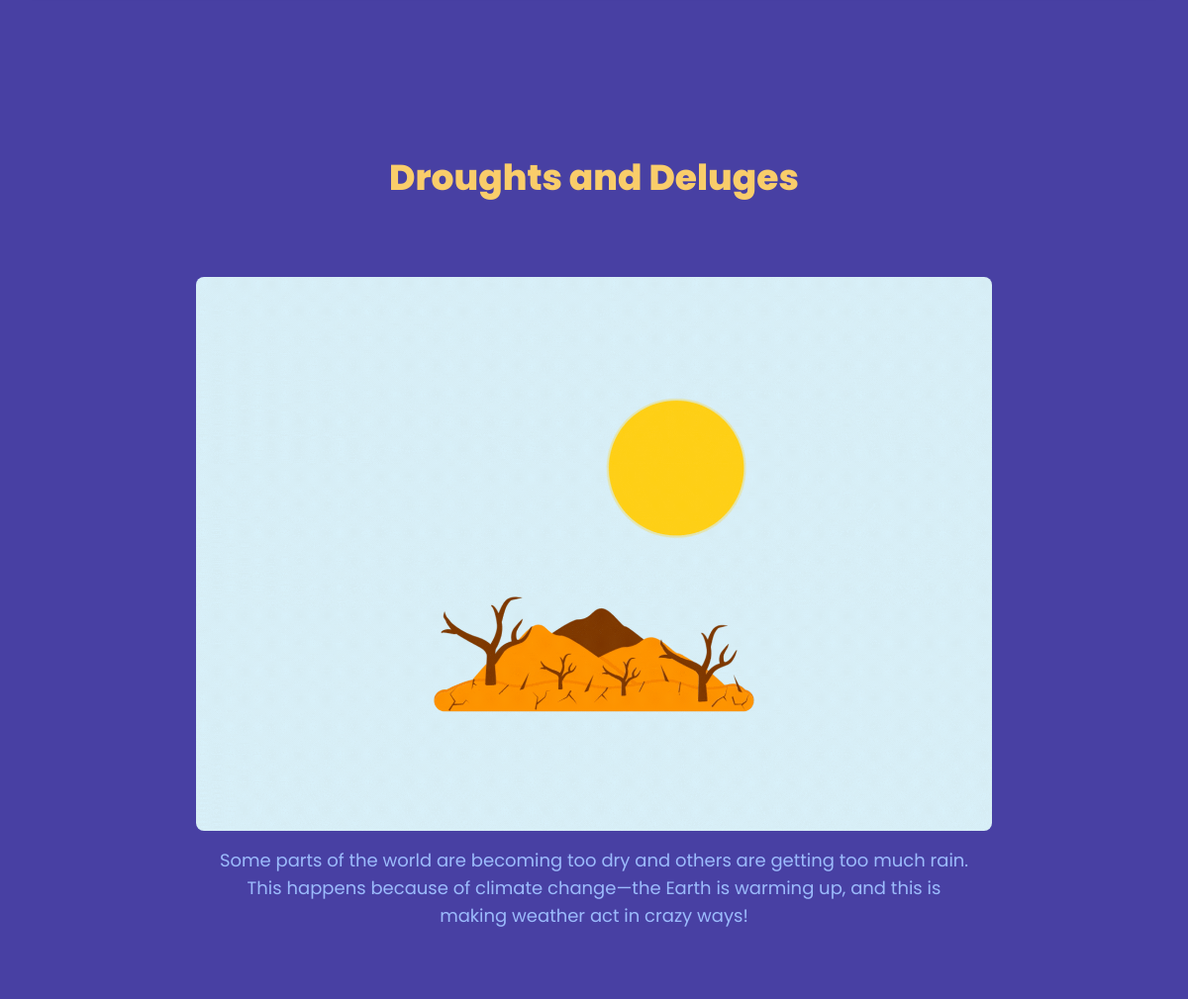
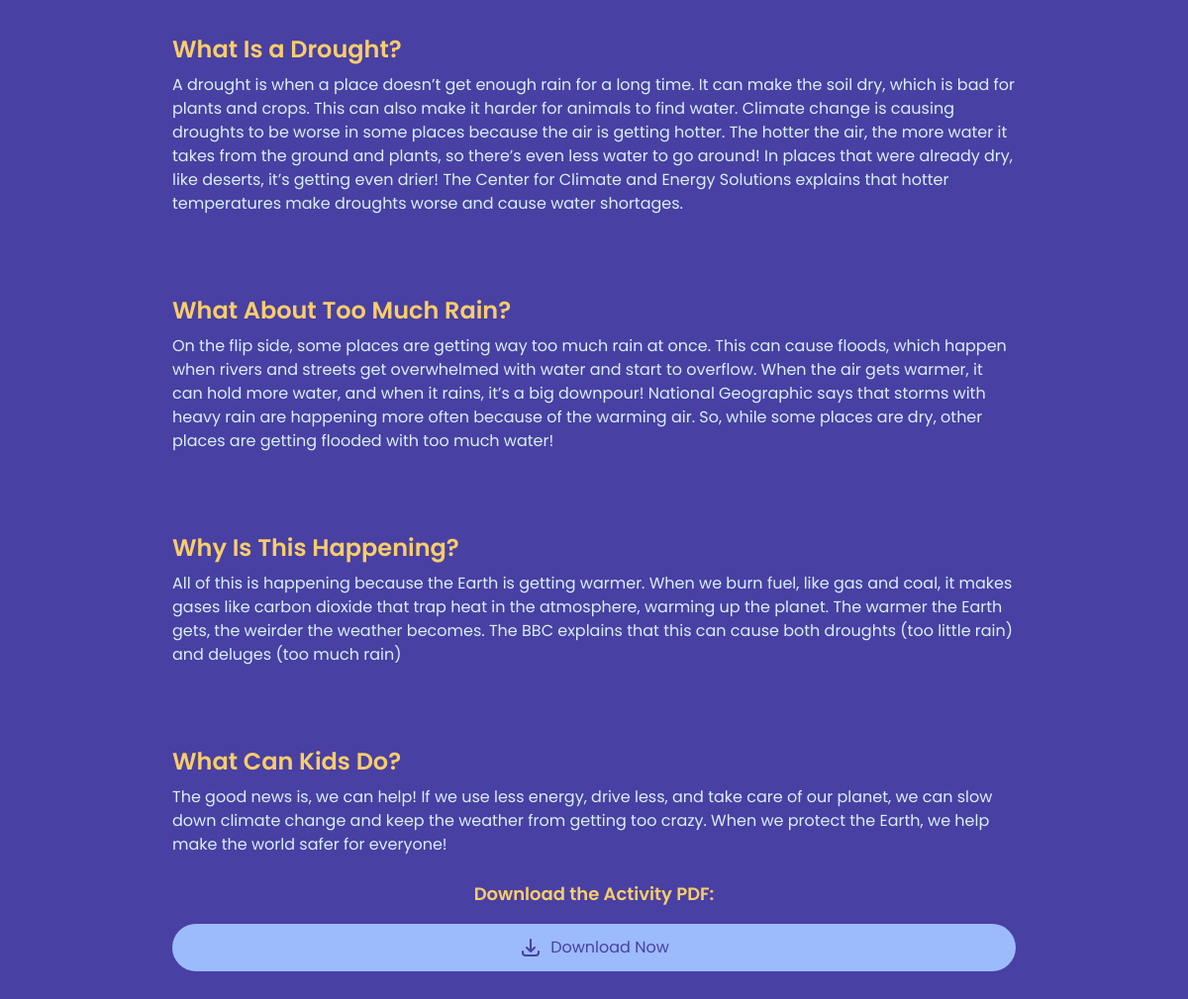
Page /articles/wild-weather-and-changing-climates/subtopics/9/ on the committed database (2 pictures, top to bottom).
### myapp/models.py (models this page shows, shortened)
class Subtopic(models.Model):
    article = models.ForeignKey(Article, on_delete=models.CASCADE, related_name='subtopics')
    title = models.CharField(max_length=255)
    description = models.TextField(blank=True, null=True)
    image = models.ImageField(upload_to='subtopics/images/', blank=True, null=True)  # Add image field

class Activity(models.Model):
    subtopic = models.ForeignKey(Subtopic, on_delete=models.CASCADE, related_name='activities')
    title = models.CharField(max_length=255)
    description = models.TextField(blank=True, null=True)

### myapp/views.py (the view)
def subtopic_detail(request, article_slug, subtopic_id):
    article = get_object_or_404(Article, slug=article_slug)
    subtopic = get_object_or_404(Subtopic, id=subtopic_id, article=article)
    activities = subtopic.activities.all()
    return render(request, 'subtopic_detail.html', {
        'article': article,
        'subtopic': subtopic,
        'activities': activities
    })

### myapp/templates/subtopic_detail.html (shortened to what this page needs)
{% extends 'base.html' %} {% block content %}
<div class="flex flex-col items-center py-10 md:py-20">
  <section class="w-full h-full flex flex-col items-center justify-center">
    <h2
      class="text-3xl sm:text-4xl font-extrabold text-[#F9CD6A] pt-20 mb-8 text-center"
    >
      {{ subtopic.title }}
    </h2>
    <div
      class="flex flex-col items-center justify-center w-full md:w-3/4 md:p-8"
    >
      <div class="rounded-md p-4">
        <img
          src="{{ subtopic.image.url }}"
          alt="{{ subtopic.title }}"
          class="w-full h-[35rem] object-cover rounded-lg"
        />
        <p class="text-lg text-center text-[#9CBBFC] mt-4 px-4">
          {{ subtopic.description }}
        </p>
      </div>
    </div>
    {% for activity in activities %}
    <div class="mt-8 p-6 w-full md:w-3/4">
      <h3 class="text-2xl font-semibold text-[#F9CD6A]">
        {{ activity.title }}
      </h3>
      <p class="text-[#D8EFF7] mt-2">{{ activity.description }}</p>
      {% if activity.pdfs.exists %}
      <div class="mt-6 text-center">
        <p class="text-lg font-semibold text-[#F9CD6A] mb-4">
          Download the Activity PDF:
        </p>
        <a
          href="{{ activity.pdfs.first.pdf_file.url }}"
          class="inline-block bg-[#9CBBFC] text-[#4840A3] py-3 px-6 rounded-full hover:bg-[#F9CD6A] hover:text-[#4840A3] transition duration-300 flex items-center justify-center transform hover:scale-100"
        >
          <svg
            xmlns="http://www.w3.org/2000/svg"
            class="h-6 w-6 mr-2"
            fill="none"
            viewBox="0 0 24 24"
            stroke="currentColor"
          >
            <path
              stroke-linecap="round"
              stroke-linejoin="round"
              stroke-width="2"
              d="M4 16v1a3 3 0 003 3h10a3 3 0 003-3v-1m-4-4l-4 4m0 0l-4-4m4 4V4"
            />
          </svg>
          Download Now
        </a>
      </div>
      {% endif %}
    </div>
    {% endfor %}
  </section>
</div>
{% endblock %}

### myapp/static/style.css (style rules this page uses)
body { font-family: 'Poppins', sans-serif; }

### rows in the picture
Subtopic: title "Droughts and Deluges", image (picture), description "Some parts of the world are becoming too dry and others are getting too much rain. This happens because of climate change—the Earth is warming up, and this is making weather act in crazy ways!"
Activity: title "What Is a Drought?", description "A drought is when a place doesn’t get enough rain for a long time. It can make the soil dry, which is bad for plants and crops. This can also make it harder for animals to find water. Climate change is causing droughts to be worse in some places because the air is getting hotter. The hotter the air, the more water it takes from the ground and plants, so there’s even less water to go around! In places that were already dry, like deserts, it’s getting even drier! The Center for Climate and Energy Solutions explains that hotter temperatures make droughts worse and cause water shortages."
Activity: title "What About Too Much Rain?", description "On the flip side, some places are getting way too much rain at once. This can cause floods, which happen when rivers and streets get overwhelmed with water and start to overflow. When the air gets warmer, it can hold more water, and when it rains, it’s a big downpour! National Geographic says that storms with heavy rain are happening more often because of the warming air. So, while some places are dry, other places are getting flooded with too much water!"
Activity: title "Why Is This Happening?", description "All of this is happening because the Earth is getting warmer. When we burn fuel, like gas and coal, it makes gases like carbon dioxide that trap heat in the atmosphere, warming up the planet. The warmer the Earth gets, the weirder the weather becomes. The BBC explains that this can cause both droughts (too little rain) and deluges (too much rain)"
Activity: title "What Can Kids Do?", description "The good news is, we can help! If we use less energy, drive less, and take care of our planet, we can slow down climate change and keep the weather from getting too crazy. When we protect the Earth, we help make the world safer for everyone!"
